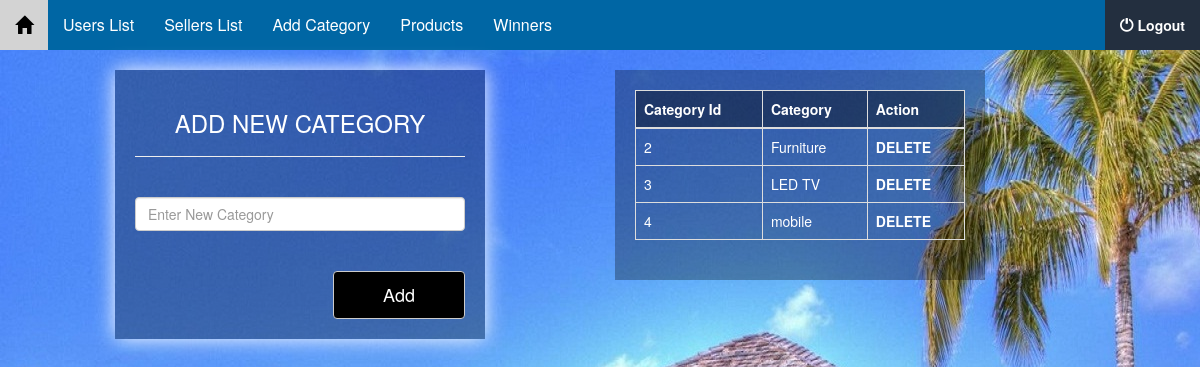
/admin/add_category.php (signed in), run on the app's committed database.
### tables this page shows
CREATE TABLE IF NOT EXISTS `tbl_category` (
  `category_id` int(11) NOT NULL AUTO_INCREMENT,
  `category` varchar(70) NOT NULL,
  PRIMARY KEY (`category_id`)
);

### admin/add_category.php (the view, shortened to what this page needs)
<?php
include('../connect.php');
?>
<!DOCTYPE html>
<html lang="en">
<head>
  <link rel="stylesheet" href="https://maxcdn.bootstrapcdn.com/bootstrap/3.3.7/css/bootstrap.min.css">
</head>
<body>
   <?php
  include('menus.php');
  ?>
  <div class="container-fluid">
   <div class="row">
     <div class="col-sm-1">
     </div>
      <div class="col-sm-4">
       <form method="post">
         <h3 style="color:white;text-align:center;">ADD NEW CATEGORY</h3>
         <hr><br>
         <input type="text" name="category" class="form-control" placeholder="Enter New Category" required>
         <br><br>
         <button style="float:right;width:40%;padding:10px;background:black;color:white;font-size:18px;" class="btn btn-default" type="submit" name="btn_category">Add</button>
       </form>
     </div>
      <div class="col-sm-1">
     </div>
      <div class="col-sm-4">
       <div class="table-responsive">
         <table class="table table-bordered">
           <thead>
             <tr>
               <th>Category Id</th>
               <th>Category</th>
               <th>Action</th>
             </tr>
           </thead>
           <tbody>
            <?php
            $select = mysqli_query($con,"SELECT * FROM tbl_category ");
            while($row = mysqli_fetch_assoc($select)){
            ?>
             <tr>
               <td><?php echo $row['category_id'] ?></td>
               <td><?php echo $row['category'] ?></td>
               <th>
                 <a onclick="return confirm('Are you sure ?')" style="color:white" href="add_category?id=<?php echo $row['category_id'] ?>">
                   DELETE
                 </a>
               </th>
             </tr>
             <?php
              }
             ?>
           </tbody>
         </table>
       </div>
     </div>
   </div>
 </div>
<br><br>
</body>
</html>

### admin/add_category.php (style rules this page uses)
form { background-color: rgba(0 , 0, 0 , 0.3); padding:20px; box-shadow:0 0 20px white; }
.table-responsive { background-color: rgba(0 , 0, 0 , 0.3);padding:20px;color:white; }
thead tr th { background-color: rgba(0 , 0, 0 , 0.4); }

### admin/menus.php (style rules this page uses)
body { background-image:url(../images/back.jpg); }

### data on the page
tbl_category: category_id "2", category "Furniture"
tbl_category: category_id "3", category "LED TV"
tbl_category: category_id "4", category "mobile"
